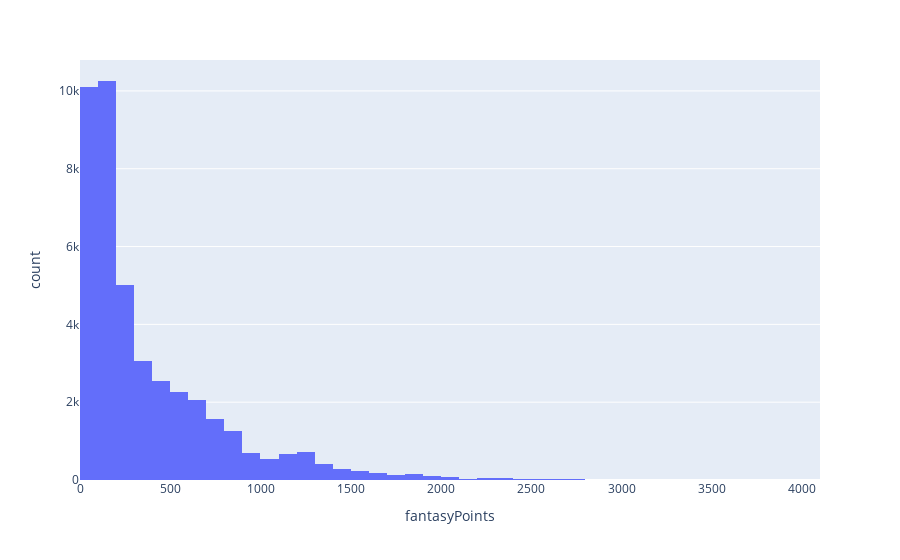

The notebook cell this image was saved under:
### Code cell
fig = px.histogram(df.query("timeOnIce > 10"), 
                   x='fantasyPoints',
                   nbins=50
                   )
fig.show()

### Figure 1 — Plotly figure (JSON) as saved in the notebook; plotly's stock layout.template omitted (floating-point values rounded to 4 significant figures; data arrays with more than 128 entries replaced by an {"elided": "..."} marker saying what was removed)
{"data": [{"alignmentgroup": "True", "bingroup": "x", "hovertemplate": "fantasyPoints=%{x}<br>count=%{y}<extra></extra>", "legendgroup": "", "marker": {"color": "#636efa", "pattern": {"shape": ""}}, "name": "", "nbinsx": 50, "offsetgroup": "", "orientation": "v", "showlegend": false, "type": "histogram", "x": {"elided": "42558 int values"}, "xaxis": "x", "yaxis": "y"}], "layout": {"barmode": "relative", "legend": {"tracegroupgap": 0}, "margin": {"t": 60}, "xaxis": {"anchor": "y", "domain": [0, 1], "title": {"text": "fantasyPoints"}}, "yaxis": {"anchor": "x", "domain": [0, 1], "title": {"text": "count"}}}}
